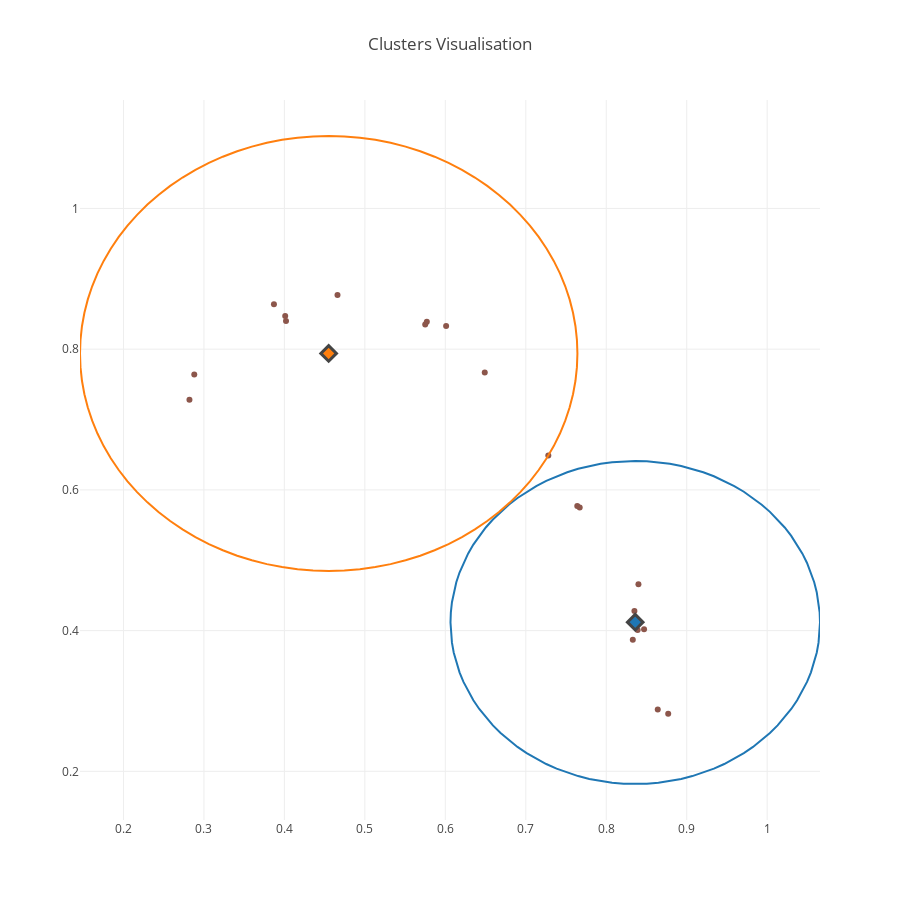

Notebook code for this chart:
### Code cell
# test_data = np.random.randn(5,3)
# test_target = np.eye(5, 3)

%store -r result
# centres, variances = find_cluster_params(np.eye(2))
centres = result[0]['cluster_centres'][-1]
variances = result[0]['cluster_variances'][-1]
print variances
visualise_clusters(data, centres, variances)
actv_norm = train_RBFN_weights(data, target, centres, variances)
